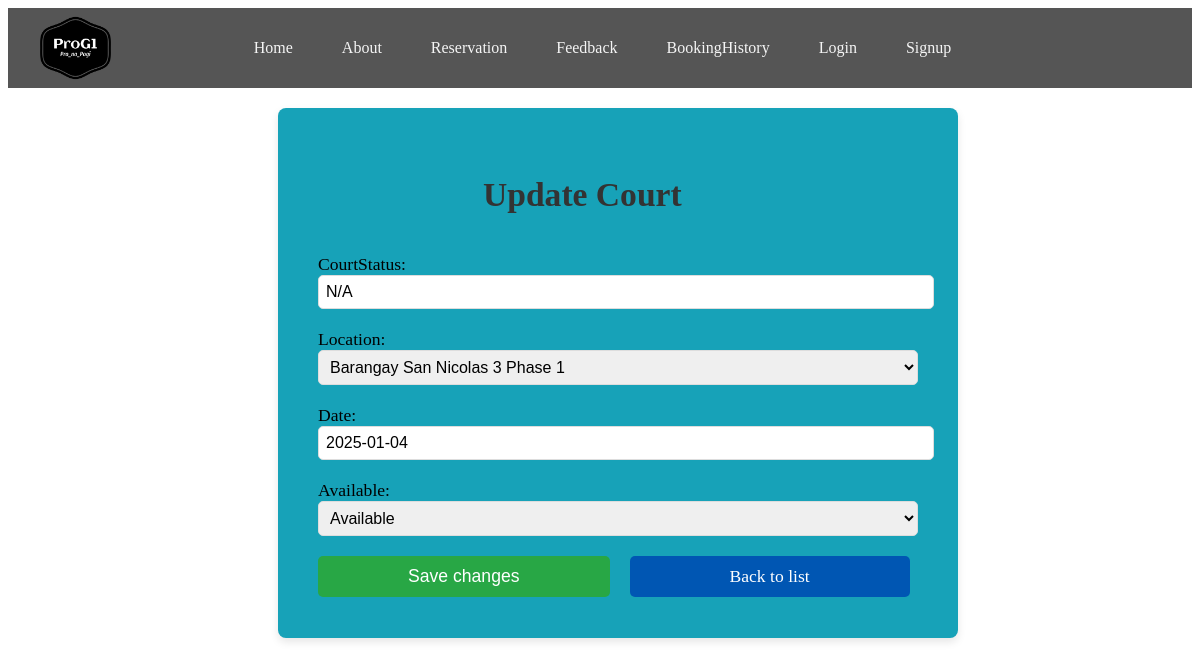
Screenshot of /courtdetail/5/edit with the database file from the repository.
### app/models.py (models this page shows, shortened)
class Court(models.Model):
    court_Id = models.AutoField(primary_key=True)
    courtStatus = models.CharField(max_length=100)
    location = models.CharField(max_length=100, choices=[('Barangay San Nicolas 3 Court','Barangay San Nicolas 3 Phase 1'),('Barangay Molino 3 Court','Barangay Molino 3 Phase 2')])
    date = models.DateField()
    available = models.CharField(max_length=100, choices=[('Available','Available'),('Not Available','Not Available')])

### app/views.py (the view)
# urls.py: path('courtdetail/<int:pk>/edit' , CourtUpdateView.as_view(), name='court_update'),
class CourtUpdateView(UpdateView):
    model = Court
    fields = [ 'court_Id','courtStatus','location', 'date', 'available']
    template_name = 'app/court_update.html'

### app/templates/app/court_update.html (shortened to what this page needs)
{% extends 'app/base.html' %}
{% load static %}
{% block content %}
<form method="post" class="form_signup">
        <h2>Update Court</h2>
        {{ form.as_p }}
        <button type="submit" class="button_signup">Save changes</button>
        <a href="{% url 'court_list' %}">Back to list</a>
    </form>
{% endblock content %}

### static/css/base.css (style rules this page uses)
.form_signup { background-color: #17a2b8; height: 450px; border-radius: 8px; box-shadow: 0 4px 8px rgba(0, 0, 0, 0.1); padding: 40px; width: 100%; max-width: 600px; margin-top: 20px; margin-left: 270px; text-align: left; }
.form_signup h2 { font-size: 2.1rem; color: #333; margin-bottom: 40px; font-weight: bold; margin-left: 165px; }
.form_signup p { margin-bottom: 20px; font-size: 1.1rem; }
.form_signup input, .form_signup select, .form_signup textarea { width: 100%; padding: 7px; font-size: 1rem; border: 1px solid #ddd; border-radius: 5px; }
.button_signup { background-color: #28a745; color: white; padding: 10px 90px; font-size: 1.1rem; border: none; border-radius: 5px; cursor: pointer; transition: background-color 0.3s ease; }
.form_signup a { font-size: 1.1rem; position: fixed; padding: 10px 100px; margin-left: 20px; text-decoration: none; border-radius: 5px; background-color:#0056b3; color: #fff; text-align: center; transition: background-color 0.3s ease; }

### rows the page displays
Court: courtStatus "N/A", location "Barangay San Nicolas 3 Phase 1", date "2025-01-04", available "Available"
